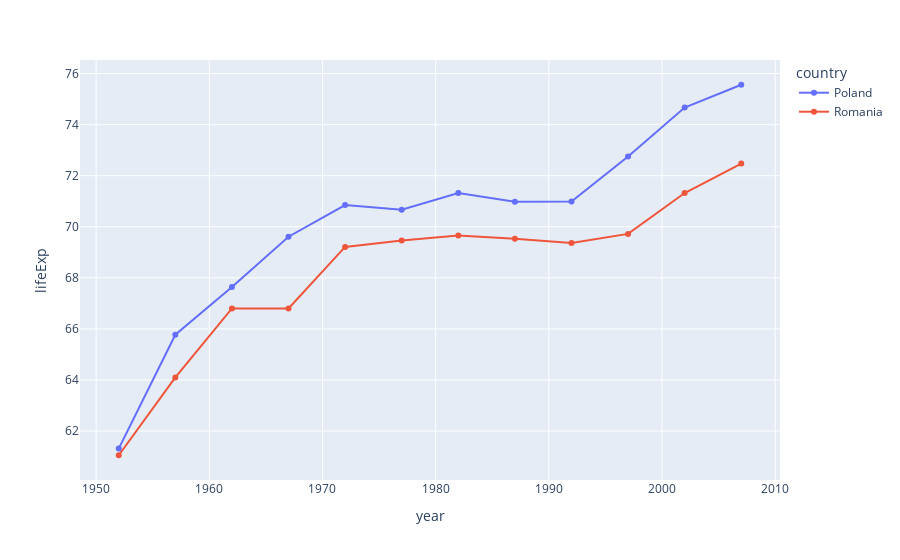
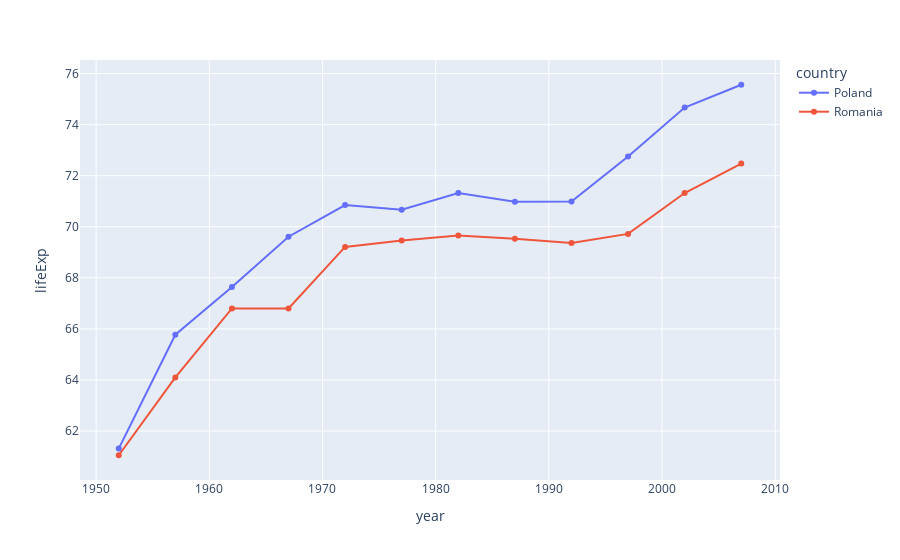

Notebook source saved alongside these figures, in order:
### Code cell
import plotly.express as px
import pandas as pd
import numpy as np

df = px.data.gapminder()


pl_ro = df[df.country.isin(['Poland','Romania'])]
pl_ro


fig = px.line(pl_ro,x = 'year',y= 'lifeExp' , color = 'country', markers = True)
fig.update_traces(mode="markers+lines", hovertemplate=None)
fig.update_layout(hovermode="x")

fig.show()

fig1 = px.line(pl_ro,x = 'year',y= 'lifeExp' , color = 'country', markers = True)
fig1.update_traces(mode="markers+lines", hovertemplate=None)
fig1.update_layout(hovermode="x unified")

fig1.show()

### Figure 1 — Plotly figure (JSON) as saved in the notebook; plotly's stock layout.template omitted (floating-point values rounded to 4 significant figures)
{"data": [{"legendgroup": "Poland", "line": {"color": "#636efa", "dash": "solid"}, "marker": {"symbol": "circle"}, "mode": "markers+lines", "name": "Poland", "orientation": "v", "showlegend": true, "type": "scatter", "x": [1952, 1957, 1962, 1967, 1972, 1977, 1982, 1987, 1992, 1997, 2002, 2007], "xaxis": "x", "y": [61.31, 65.77, 67.64, 69.61, 70.85, 70.67, 71.32, 70.98, 70.99, 72.75, 74.67, 75.56], "yaxis": "y"}, {"legendgroup": "Romania", "line": {"color": "#EF553B", "dash": "solid"}, "marker": {"symbol": "circle"}, "mode": "markers+lines", "name": "Romania", "orientation": "v", "showlegend": true, "type": "scatter", "x": [1952, 1957, 1962, 1967, 1972, 1977, 1982, 1987, 1992, 1997, 2002, 2007], "xaxis": "x", "y": [61.05, 64.1, 66.8, 66.8, 69.21, 69.46, 69.66, 69.53, 69.36, 69.72, 71.32, 72.48], "yaxis": "y"}], "layout": {"autosize": true, "hovermode": "x", "legend": {"title": {"text": "country"}, "tracegroupgap": 0}, "margin": {"t": 60}, "xaxis": {"anchor": "y", "autorange": true, "domain": [0, 1], "range": [1949.0, 2010.0], "title": {"text": "year"}, "type": "linear"}, "yaxis": {"anchor": "x", "autorange": true, "domain": [0, 1], "range": [59.93, 76.69], "title": {"text": "lifeExp"}, "type": "linear"}}}

### Figure 2 — Plotly figure (JSON) as saved in the notebook; plotly's stock layout.template omitted (floating-point values rounded to 4 significant figures)
{"data": [{"legendgroup": "Poland", "line": {"color": "#636efa", "dash": "solid"}, "marker": {"symbol": "circle"}, "mode": "markers+lines", "name": "Poland", "orientation": "v", "showlegend": true, "type": "scatter", "x": [1952, 1957, 1962, 1967, 1972, 1977, 1982, 1987, 1992, 1997, 2002, 2007], "xaxis": "x", "y": [61.31, 65.77, 67.64, 69.61, 70.85, 70.67, 71.32, 70.98, 70.99, 72.75, 74.67, 75.56], "yaxis": "y"}, {"legendgroup": "Romania", "line": {"color": "#EF553B", "dash": "solid"}, "marker": {"symbol": "circle"}, "mode": "markers+lines", "name": "Romania", "orientation": "v", "showlegend": true, "type": "scatter", "x": [1952, 1957, 1962, 1967, 1972, 1977, 1982, 1987, 1992, 1997, 2002, 2007], "xaxis": "x", "y": [61.05, 64.1, 66.8, 66.8, 69.21, 69.46, 69.66, 69.53, 69.36, 69.72, 71.32, 72.48], "yaxis": "y"}], "layout": {"autosize": true, "hovermode": "x unified", "legend": {"title": {"text": "country"}, "tracegroupgap": 0}, "margin": {"t": 60}, "xaxis": {"anchor": "y", "autorange": true, "domain": [0, 1], "range": [1949.0, 2010.0], "title": {"text": "year"}, "type": "linear"}, "yaxis": {"anchor": "x", "autorange": true, "domain": [0, 1], "range": [59.93, 76.69], "title": {"text": "lifeExp"}, "type": "linear"}}}
